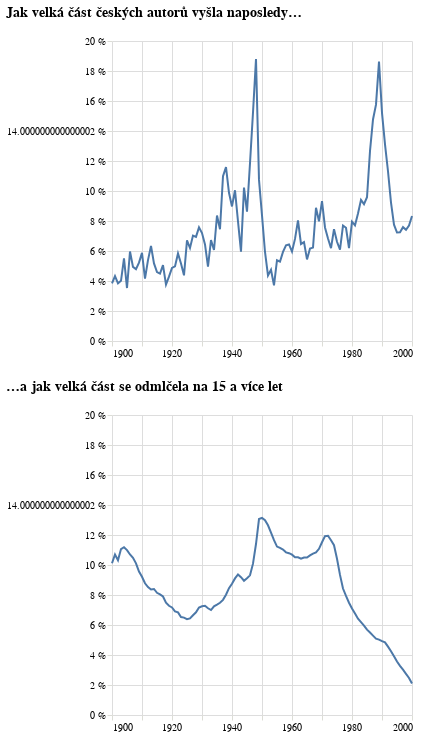

This figure's notebook cell:
### Code cell
smytec = alt.Chart(
    alt_friendly(df_koncici_autorstvo.filter(pl.col("rok").is_between(1900,2000))), width=300, title=alt.Title(["Jak velká část českých autorů vyšla naposledy…"])
).mark_line().encode(
    alt.X("rok:T", title=None, axis=alt.Axis(domainOpacity=0, tickColor='#DCDDD6')), 
    alt.Y("podil:Q", title=None, axis=alt.Axis(orient='left', domainOpacity=0, tickColor='#DCDDD6', labelExpr="datum.label * 100 + ' %'"))
)

pauza15 = alt.Chart(
    alt_friendly(df_100), width=300, title=alt.Title('…a jak velká část se odmlčela na 15 a více let')
).mark_line().encode(
    alt.X("rok:T", title=None, axis=alt.Axis(domainOpacity=0, tickColor='#DCDDD6')), 
    alt.Y("podil_cechu_15", title=None, axis=alt.Axis(orient='left', domainOpacity=0, tickColor='#DCDDD6', labelExpr="datum.label * 100 + ' %'"), 
          scale=alt.Scale(domain=[0,0.2]))
)

alt.vconcat(smytec, pauza15).configure_view(stroke='transparent').resolve_scale(color='independent',x="shared",y='shared')

### Figure 1 — Vega-Lite specification as saved in the notebook (floating-point values rounded to 4 significant figures)
{"config": {"title": {"font": "Noticia Text", "fontSize": 14, "anchor": "start", "lineHeight": 21, "fontWeight": "bolder", "subtitleFont": "Noticia Text", "subtitleFontSize": 12, "subtitleFontWeight": "lighter", "subtitlePadding": 12, "dy": -12}, "axis": {"labelFont": "Asap", "titleFont": "Asap", "fontWeight": "lighter", "titleFontWeight": "lighter", "labelFontSize": 10, "titleFontSize": 10, "labelPadding": 2, "titlePadding": 10, "domainOpacity": 0, "tickColor": "#DCDDD6"}, "legend": {"labelFont": "Asap", "labelFontWeight": "normal", "titleFont": "Asap", "titleFontWeight": "normal", "labelFontSize": 10, "titleFontSize": 10}, "view": {"stroke": "transparent"}}, "vconcat": [{"data": {"name": "data-41603ef286aefd2768796bb39f6f923d"}, "mark": {"type": "line"}, "encoding": {"x": {"axis": {"domainOpacity": 0, "tickColor": "#DCDDD6"}, "field": "rok", "title": null, "type": "temporal"}, "y": {"axis": {"domainOpacity": 0, "labelExpr": "datum.label * 100 + ' %'", "orient": "left", "tickColor": "#DCDDD6"}, "field": "podil", "title": null, "type": "quantitative"}}, "title": {"text": ["Jak velká část českých autorů vyšla naposledy…"]}, "width": 300}, {"data": {"name": "data-1b7766d75918d71ad4a31adde0577b71"}, "mark": {"type": "line"}, "encoding": {"x": {"axis": {"domainOpacity": 0, "tickColor": "#DCDDD6"}, "field": "rok", "title": null, "type": "temporal"}, "y": {"axis": {"domainOpacity": 0, "labelExpr": "datum.label * 100 + ' %'", "orient": "left", "tickColor": "#DCDDD6"}, "field": "podil_cechu_15", "scale": {"domain": [0, 0.2]}, "title": null, "type": "quantitative"}}, "title": {"text": "…a jak velká část se odmlčela na 15 a více let"}, "width": 300}], "resolve": {"scale": {"color": "independent", "x": "shared", "y": "shared"}}, "$schema": "https://vega.github.io/schema/vega-lite/v5.8.0.json", "datasets": {"data-41603ef286aefd2768796bb39f6f923d": [{"rok": "1900-01-01T00:00:00", "skoncilo": 20, "celkem": 521, "podil": 0.03839}, {"rok": "1901-01-01T00:00:00", "skoncilo": 28, "celkem": 648, "podil": 0.04321}, {"rok": "1902-01-01T00:00:00", "skoncilo": 29, "celkem": 755, "podil": 0.03841}, {"rok": "1903-01-01T00:00:00", "skoncilo": 29, "celkem": 723, "podil": 0.04011}, {"rok": "1904-01-01T00:00:00", "skoncilo": 40, "celkem": 727, "podil": 0.05502}, {"rok": "1905-01-01T00:00:00", "skoncilo": 25, "celkem": 708, "podil": 0.03531}, {"rok": "1906-01-01T00:00:00", "skoncilo": 45, "celkem": 754, "podil": 0.05968}, {"rok": "1907-01-01T00:00:00", "skoncilo": 36, "celkem": 729, "podil": 0.04938}, {"rok": "1908-01-01T00:00:00", "skoncilo": 39, "celkem": 814, "podil": 0.04791}, {"rok": "1909-01-01T00:00:00", "skoncilo": 43, "celkem": 823, "podil": 0.05225}, {"rok": "1910-01-01T00:00:00", "skoncilo": 54, "celkem": 919, "podil": 0.05876}, {"rok": "1911-01-01T00:00:00", "skoncilo": 37, "celkem": 890, "podil": 0.04157}, {"rok": "1912-01-01T00:00:00", "skoncilo": 51, "celkem": 946, "podil": 0.05391}, {"rok": "1913-01-01T00:00:00", "skoncilo": 59, "celkem": 931, "podil": 0.06337}, {"rok": "1914-01-01T00:00:00", "skoncilo": 39, "celkem": 754, "podil": 0.05172}, {"rok": "1915-01-01T00:00:00", "skoncilo": 25, "celkem": 544, "podil": 0.04596}, {"rok": "1916-01-01T00:00:00", "skoncilo": 29, "celkem": 645, "podil": 0.04496}, {"rok": "1917-01-01T00:00:00", "skoncilo": 33, "celkem": 652, "podil": 0.05061}, {"rok": "1918-01-01T00:00:00", "skoncilo": 26, "celkem": 692, "podil": 0.03757}, {"rok": "1919-01-01T00:00:00", "skoncilo": 45, "celkem": 1049, "podil": 0.0429}, {"rok": "1920-01-01T00:00:00", "skoncilo": 62, "celkem": 1272, "podil": 0.04874}, {"rok": "1921-01-01T00:00:00", "skoncilo": 62, "celkem": 1247, "podil": 0.04972}, {"rok": "1922-01-01T00:00:00", "skoncilo": 80, "celkem": 1370, "podil": 0.05839}, {"rok": "1923-01-01T00:00:00", "skoncilo": 74, "celkem": 1431, "podil": 0.05171}, {"rok": "1924-01-01T00:00:00", "skoncilo": 67, "celkem": 1530, "podil": 0.04379}, {"rok": "1925-01-01T00:00:00", "skoncilo": 104, "celkem": 1551, "podil": 0.06705}, {"rok": "1926-01-01T00:00:00", "skoncilo": 89, "celkem": 1436, "podil": 0.06198}, {"rok": "1927-01-01T00:00:00", "skoncilo": 98, "celkem": 1395, "podil": 0.07025}, {"rok": "1928-01-01T00:00:00", "skoncilo": 101, "celkem": 1455, "podil": 0.06942}, {"rok": "1929-01-01T00:00:00", "skoncilo": 111, "celkem": 1465, "podil": 0.07577}, {"rok": "1930-01-01T00:00:00", "skoncilo": 116, "celkem": 1611, "podil": 0.072}, {"rok": "1931-01-01T00:00:00", "skoncilo": 95, "celkem": 1475, "podil": 0.06441}, {"rok": "1932-01-01T00:00:00", "skoncilo": 74, "celkem": 1493, "podil": 0.04956}, {"rok": "1933-01-01T00:00:00", "skoncilo": 96, "celkem": 1428, "podil": 0.06723}, {"rok": "1934-01-01T00:00:00", "skoncilo": 92, "celkem": 1516, "podil": 0.06069}, {"rok": "1935-01-01T00:00:00", "skoncilo": 137, "celkem": 1637, "podil": 0.08369}, {"rok": "1936-01-01T00:00:00", "skoncilo": 130, "celkem": 1746, "podil": 0.07446}, {"rok": "1937-01-01T00:00:00", "skoncilo": 198, "celkem": 1801, "podil": 0.1099}, {"rok": "1938-01-01T00:00:00", "skoncilo": 183, "celkem": 1579, "podil": 0.1159}, {"rok": "1939-01-01T00:00:00", "skoncilo": 134, "celkem": 1356, "podil": 0.09882}, {"rok": "1940-01-01T00:00:00", "skoncilo": 143, "celkem": 1594, "podil": 0.08971}, {"rok": "1941-01-01T00:00:00", "skoncilo": 147, "celkem": 1463, "podil": 0.1005}, {"rok": "1942-01-01T00:00:00", "skoncilo": 77, "celkem": 965, "podil": 0.07979}, {"rok": "1943-01-01T00:00:00", "skoncilo": 43, "celkem": 722, "podil": 0.05956}, {"rok": "1944-01-01T00:00:00", "skoncilo": 100, "celkem": 978, "podil": 0.1022}, {"rok": "1945-01-01T00:00:00", "skoncilo": 86, "celkem": 998, "podil": 0.08617}, {"rok": "1946-01-01T00:00:00", "skoncilo": 219, "celkem": 1848, "podil": 0.1185}, {"rok": "1947-01-01T00:00:00", "skoncilo": 300, "celkem": 1969, "podil": 0.1524}, {"rok": "1948-01-01T00:00:00", "skoncilo": 326, "celkem": 1734, "podil": 0.188}, {"rok": "1949-01-01T00:00:00", "skoncilo": 113, "celkem": 1052, "podil": 0.1074}, {"rok": "1950-01-01T00:00:00", "skoncilo": 75, "celkem": 896, "podil": 0.08371}, {"rok": "1951-01-01T00:00:00", "skoncilo": 54, "celkem": 910, "podil": 0.05934}, {"rok": "1952-01-01T00:00:00", "skoncilo": 42, "celkem": 961, "podil": 0.0437}, {"rok": "1953-01-01T00:00:00", "skoncilo": 61, "celkem": 1285, "podil": 0.04747}, {"rok": "1954-01-01T00:00:00", "skoncilo": 56, "celkem": 1509, "podil": 0.03711}, {"rok": "1955-01-01T00:00:00", "skoncilo": 85, "celkem": 1579, "podil": 0.05383}, {"rok": "1956-01-01T00:00:00", "skoncilo": 92, "celkem": 1739, "podil": 0.0529}, {"rok": "1957-01-01T00:00:00", "skoncilo": 101, "celkem": 1700, "podil": 0.05941}, {"rok": "1958-01-01T00:00:00", "skoncilo": 116, "celkem": 1817, "podil": 0.06384}, {"rok": "1959-01-01T00:00:00", "skoncilo": 123, "celkem": 1911, "podil": 0.06436}, {"rok": "1960-01-01T00:00:00", "skoncilo": 117, "celkem": 1963, "podil": 0.0596}, {"rok": "1961-01-01T00:00:00", "skoncilo": 138, "celkem": 2028, "podil": 0.06805}, {"rok": "1962-01-01T00:00:00", "skoncilo": 163, "celkem": 2026, "podil": 0.08045}, {"rok": "1963-01-01T00:00:00", "skoncilo": 136, "celkem": 2102, "podil": 0.0647}, {"rok": "1964-01-01T00:00:00", "skoncilo": 137, "celkem": 2077, "podil": 0.06596}, {"rok": "1965-01-01T00:00:00", "skoncilo": 105, "celkem": 1931, "podil": 0.05438}, {"rok": "1966-01-01T00:00:00", "skoncilo": 129, "celkem": 2093, "podil": 0.06163}, {"rok": "1967-01-01T00:00:00", "skoncilo": 122, "celkem": 1959, "podil": 0.06228}, {"rok": "1968-01-01T00:00:00", "skoncilo": 180, "celkem": 2026, "podil": 0.08885}, {"rok": "1969-01-01T00:00:00", "skoncilo": 164, "celkem": 2055, "podil": 0.07981}, {"rok": "1970-01-01T00:00:00", "skoncilo": 202, "celkem": 2165, "podil": 0.0933}, {"rok": "1971-01-01T00:00:00", "skoncilo": 159, "celkem": 2101, "podil": 0.07568}, {"rok": "1972-01-01T00:00:00", "skoncilo": 143, "celkem": 2092, "podil": 0.06836}, {"rok": "1973-01-01T00:00:00", "skoncilo": 126, "celkem": 2037, "podil": 0.06186}, {"rok": "1974-01-01T00:00:00", "skoncilo": 159, "celkem": 2132, "podil": 0.07458}, {"rok": "1975-01-01T00:00:00", "skoncilo": 140, "celkem": 2116, "podil": 0.06616}, {"rok": "1976-01-01T00:00:00", "skoncilo": 134, "celkem": 2199, "podil": 0.06094}, {"rok": "1977-01-01T00:00:00", "skoncilo": 171, "celkem": 2222, "podil": 0.07696}, {"rok": "1978-01-01T00:00:00", "skoncilo": 171, "celkem": 2266, "podil": 0.07546}, {"rok": "1979-01-01T00:00:00", "skoncilo": 145, "celkem": 2340, "podil": 0.06197}, {"rok": "1980-01-01T00:00:00", "skoncilo": 195, "celkem": 2450, "podil": 0.07959}, {"rok": "1981-01-01T00:00:00", "skoncilo": 177, "celkem": 2294, "podil": 0.07716}, {"rok": "1982-01-01T00:00:00", "skoncilo": 208, "celkem": 2446, "podil": 0.08504}, {"rok": "1983-01-01T00:00:00", "skoncilo": 226, "celkem": 2402, "podil": 0.09409}, {"rok": "1984-01-01T00:00:00", "skoncilo": 235, "celkem": 2576, "podil": 0.09123}, {"rok": "1985-01-01T00:00:00", "skoncilo": 234, "celkem": 2441, "podil": 0.09586}, {"rok": "1986-01-01T00:00:00", "skoncilo": 319, "celkem": 2518, "podil": 0.1267}, {"rok": "1987-01-01T00:00:00", "skoncilo": 380, "celkem": 2573, "podil": 0.1477}, {"rok": "1988-01-01T00:00:00", "skoncilo": 406, "celkem": 2577, "podil": 0.1575}, {"rok": "1989-01-01T00:00:00", "skoncilo": 480, "celkem": 2577, "podil": 0.1863}, {"rok": "1990-01-01T00:00:00", "skoncilo": 395, "celkem": 2597, "podil": 0.1521}, {"rok": "1991-01-01T00:00:00", "skoncilo": 342, "celkem": 2610, "podil": 0.131}, {"rok": "1992-01-01T00:00:00", "skoncilo": 300, "celkem": 2651, "podil": 0.1132}, {"rok": "1993-01-01T00:00:00", "skoncilo": 233, "celkem": 2524, "podil": 0.09231}, {"rok": "1994-01-01T00:00:00", "skoncilo": 204, "celkem": 2631, "podil": 0.07754}, {"rok": "1995-01-01T00:00:00", "skoncilo": 207, "celkem": 2862, "podil": 0.07233}, {"rok": "1996-01-01T00:00:00", "skoncilo": 216, "celkem": 2980, "podil": 0.07248}, {"rok": "1997-01-01T00:00:00", "skoncilo": 240, "celkem": 3162, "podil": 0.0759}, {"rok": "1998-01-01T00:00:00", "skoncilo": 247, "celkem": 3331, "podil": 0.07415}, {"rok": "1999-01-01T00:00:00", "skoncilo": 266, "celkem": 3456, "podil": 0.07697}, {"rok": "2000-01-01T00:00:00", "skoncilo": 303, "celkem": 3636, "podil": 0.08333}], "data-1b7766d75918d71ad4a31adde0577b71": [{"rok": "1900-01-01T00:00:00", "podil_vsech_5": 0.2781, "podil_cechu_5": 0.2315, "podil_vsech_10": 0.1743, "podil_cechu_10": 0.1421, "podil_vsech_15": 0.1243, "podil_cechu_15": 0.1011, "podil_vsech_20": 0.09911, "podil_cechu_20": 0.08326}, {"rok": "1901-01-01T00:00:00", "podil_vsech_5": 0.2756, "podil_cechu_5": 0.227, "podil_vsech_10": 0.177, "podil_cechu_10": 0.1442, "podil_vsech_15": 0.1311, "podil_cechu_15": 0.107, "podil_vsech_20": 0.09962, "podil_cechu_20": 0.08487}, {"rok": "1902-01-01T00:00:00", "podil_vsech_5": 0.2688, "podil_cechu_5": 0.2217, "podil_vsech_10": 0.1681, "podil_cechu_10": 0.1382, "podil_vsech_15": 0.1271, "podil_cechu_15": 0.1032, "podil_vsech_20": 0.0937, "podil_cechu_20": 0.07917}, {"rok": "1903-01-01T00:00:00", "podil_vsech_5": 0.2778, "podil_cechu_5": 0.2306, "podil_vsech_10": 0.1684, "podil_cechu_10": 0.1371, "podil_vsech_15": 0.1349, "podil_cechu_15": 0.1106, "podil_vsech_20": 0.0967, "podil_cechu_20": 0.07997}, {"rok": "1904-01-01T00:00:00", "podil_vsech_5": 0.2814, "podil_cechu_5": 0.2369, "podil_vsech_10": 0.171, "podil_cechu_10": 0.142, "podil_vsech_15": 0.135, "podil_cechu_15": 0.1119, "podil_vsech_20": 0.09235, "podil_cechu_20": 0.07493}, {"rok": "1905-01-01T00:00:00", "podil_vsech_5": 0.2735, "podil_cechu_5": 0.2328, "podil_vsech_10": 0.1781, "podil_cechu_10": 0.1485, "podil_vsech_15": 0.1323, "podil_cechu_15": 0.1099, "podil_vsech_20": 0.09074, "podil_cechu_20": 0.0734}, {"rok": "1906-01-01T00:00:00", "podil_vsech_5": 0.2678, "podil_cechu_5": 0.2285, "podil_vsech_10": 0.1833, "podil_cechu_10": 0.1535, "podil_vsech_15": 0.1278, "podil_cechu_15": 0.107, "podil_vsech_20": 0.08522, "podil_cechu_20": 0.0707}, {"rok": "1907-01-01T00:00:00", "podil_vsech_5": 0.2653, "podil_cechu_5": 0.2275, "podil_vsech_10": 0.1897, "podil_cechu_10": 0.1575, "podil_vsech_15": 0.1271, "podil_cechu_15": 0.1048, "podil_vsech_20": 0.08096, "podil_cechu_20": 0.06809}, {"rok": "1908-01-01T00:00:00", "podil_vsech_5": 0.2564, "podil_cechu_5": 0.2191, "podil_vsech_10": 0.1889, "podil_cechu_10": 0.16, "podil_vsech_15": 0.1235, "podil_cechu_15": 0.1011, "podil_vsech_20": 0.07701, "podil_cechu_20": 0.06671}, {"rok": "1909-01-01T00:00:00", "podil_vsech_5": 0.2596, "podil_cechu_5": 0.2259, "podil_vsech_10": 0.1888, "podil_cechu_10": 0.1595, "podil_vsech_15": 0.1178, "podil_cechu_15": 0.09568, "podil_vsech_20": 0.07392, "podil_cechu_20": 0.0635}, {"rok": "1910-01-01T00:00:00", "podil_vsech_5": 0.2729, "podil_cechu_5": 0.2395, "podil_vsech_10": 0.1852, "podil_cechu_10": 0.1571, "podil_vsech_15": 0.1129, "podil_cechu_15": 0.09217, "podil_vsech_20": 0.07258, "podil_cechu_20": 0.06182}, {"rok": "1911-01-01T00:00:00", "podil_vsech_5": 0.2922, "podil_cechu_5": 0.257, "podil_vsech_10": 0.1809, "podil_cechu_10": 0.1556, "podil_vsech_15": 0.1065, "podil_cechu_15": 0.08782, "podil_vsech_20": 0.06983, "podil_cechu_20": 0.05997}, {"rok": "1912-01-01T00:00:00", "podil_vsech_5": 0.3097, "podil_cechu_5": 0.2706, "podil_vsech_10": 0.1771, "podil_cechu_10": 0.1483, "podil_vsech_15": 0.1016, "podil_cechu_15": 0.08528, "podil_vsech_20": 0.07051, "podil_cechu_20": 0.06143}, {"rok": "1913-01-01T00:00:00", "podil_vsech_5": 0.3268, "podil_cechu_5": 0.2877, "podil_vsech_10": 0.1757, "podil_cechu_10": 0.1471, "podil_vsech_15": 0.09826, "podil_cechu_15": 0.08367, "podil_vsech_20": 0.07027, "podil_cechu_20": 0.06119}, {"rok": "1914-01-01T00:00:00", "podil_vsech_5": 0.3318, "podil_cechu_5": 0.2953, "podil_vsech_10": 0.1722, "podil_cechu_10": 0.1415, "podil_vsech_15": 0.09946, "podil_cechu_15": 0.08402, "podil_vsech_20": 0.07235, "podil_cechu_20": 0.06229}, {"rok": "1915-01-01T00:00:00", "podil_vsech_5": 0.3132, "podil_cechu_5": 0.2787, "podil_vsech_10": 0.1614, "podil_cechu_10": 0.1318, "podil_vsech_15": 0.09591, "podil_cechu_15": 0.08148, "podil_vsech_20": 0.07244, "podil_cechu_20": 0.06117}, {"rok": "1916-01-01T00:00:00", "podil_vsech_5": 0.2833, "podil_cechu_5": 0.252, "podil_vsech_10": 0.1477, "podil_cechu_10": 0.1232, "podil_vsech_15": 0.09257, "podil_cechu_15": 0.08045, "podil_vsech_20": 0.06979, "podil_cechu_20": 0.05929}, {"rok": "1917-01-01T00:00:00", "podil_vsech_5": 0.2582, "podil_cechu_5": 0.2246, "podil_vsech_10": 0.1365, "podil_cechu_10": 0.1162, "podil_vsech_15": 0.0908, "podil_cechu_15": 0.07898, "podil_vsech_20": 0.0677, "podil_cechu_20": 0.05752}, {"rok": "1918-01-01T00:00:00", "podil_vsech_5": 0.2398, "podil_cechu_5": 0.2062, "podil_vsech_10": 0.1282, "podil_cechu_10": 0.1112, "podil_vsech_15": 0.08697, "podil_cechu_15": 0.07485, "podil_vsech_20": 0.06601, "podil_cechu_20": 0.05513}, {"rok": "1919-01-01T00:00:00", "podil_vsech_5": 0.2229, "podil_cechu_5": 0.1876, "podil_vsech_10": 0.1208, "podil_cechu_10": 0.1032, "podil_vsech_15": 0.08546, "podil_cechu_15": 0.07281, "podil_vsech_20": 0.06556, "podil_cechu_20": 0.05345}, {"rok": "1920-01-01T00:00:00", "podil_vsech_5": 0.2098, "podil_cechu_5": 0.1771, "podil_vsech_10": 0.1172, "podil_cechu_10": 0.09985, "podil_vsech_15": 0.08543, "podil_cechu_15": 0.07172, "podil_vsech_20": 0.06507, "podil_cechu_20": 0.0512}, {"rok": "1921-01-01T00:00:00", "podil_vsech_5": 0.2007, "podil_cechu_5": 0.1718, "podil_vsech_10": 0.1155, "podil_cechu_10": 0.09903, "podil_vsech_15": 0.08333, "podil_cechu_15": 0.06912, "podil_vsech_20": 0.06314, "podil_cechu_20": 0.05012}, {"rok": "1922-01-01T00:00:00", "podil_vsech_5": 0.1937, "podil_cechu_5": 0.1687, "podil_vsech_10": 0.1154, "podil_cechu_10": 0.09799, "podil_vsech_15": 0.08292, "podil_cechu_15": 0.06838, "podil_vsech_20": 0.06462, "podil_cechu_20": 0.05143}, {"rok": "1923-01-01T00:00:00", "podil_vsech_5": 0.1896, "podil_cechu_5": 0.1669, "podil_vsech_10": 0.1149, "podil_cechu_10": 0.09766, "podil_vsech_15": 0.08057, "podil_cechu_15": 0.06529, "podil_vsech_20": 0.06531, "podil_cechu_20": 0.05182}, {"rok": "1924-01-01T00:00:00", "podil_vsech_5": 0.1847, "podil_cechu_5": 0.1647, "podil_vsech_10": 0.1152, "podil_cechu_10": 0.09946, "podil_vsech_15": 0.08058, "podil_cechu_15": 0.06493, "podil_vsech_20": 0.0663, "podil_cechu_20": 0.0518}, {"rok": "1925-01-01T00:00:00", "podil_vsech_5": 0.1829, "podil_cechu_5": 0.1651, "podil_vsech_10": 0.1178, "podil_cechu_10": 0.1013, "podil_vsech_15": 0.08068, "podil_cechu_15": 0.06385, "podil_vsech_20": 0.06693, "podil_cechu_20": 0.05263}, {"rok": "1926-01-01T00:00:00", "podil_vsech_5": 0.1885, "podil_cechu_5": 0.1712, "podil_vsech_10": 0.1204, "podil_cechu_10": 0.102, "podil_vsech_15": 0.08307, "podil_cechu_15": 0.06439, "podil_vsech_20": 0.06958, "podil_cechu_20": 0.05291}, {"rok": "1927-01-01T00:00:00", "podil_vsech_5": 0.1976, "podil_cechu_5": 0.1768, "podil_vsech_10": 0.1216, "podil_cechu_10": 0.09966, "podil_vsech_15": 0.08757, "podil_cechu_15": 0.06649, "podil_vsech_20": 0.06993, "podil_cechu_20": 0.05039}, {"rok": "1928-01-01T00:00:00", "podil_vsech_5": 0.2035, "podil_cechu_5": 0.1778, "podil_vsech_10": 0.1224, "podil_cechu_10": 0.09533, "podil_vsech_15": 0.09387, "podil_cechu_15": 0.06845, "podil_vsech_20": 0.07133, "podil_cechu_20": 0.04907}, {"rok": "1929-01-01T00:00:00", "podil_vsech_5": 0.2052, "podil_cechu_5": 0.1777, "podil_vsech_10": 0.1241, "podil_cechu_10": 0.09585, "podil_vsech_15": 0.09888, "podil_cechu_15": 0.0717, "podil_vsech_20": 0.07374, "podil_cechu_20": 0.05089}, {"rok": "1930-01-01T00:00:00", "podil_vsech_5": 0.2087, "podil_cechu_5": 0.1762, "podil_vsech_10": 0.1249, "podil_cechu_10": 0.09313, "podil_vsech_15": 0.1025, "podil_cechu_15": 0.0725, "podil_vsech_20": 0.07632, "podil_cechu_20": 0.05217}, {"rok": "1931-01-01T00:00:00", "podil_vsech_5": 0.2083, "podil_cechu_5": 0.1736, "podil_vsech_10": 0.1291, "podil_cechu_10": 0.0962, "podil_vsech_15": 0.1042, "podil_cechu_15": 0.07279, "podil_vsech_20": 0.08069, "podil_cechu_20": 0.05552}, {"rok": "1932-01-01T00:00:00", "podil_vsech_5": 0.2054, "podil_cechu_5": 0.1687, "podil_vsech_10": 0.1373, "podil_cechu_10": 0.1024, "podil_vsech_15": 0.1037, "podil_cechu_15": 0.07116, "podil_vsech_20": 0.08617, "podil_cechu_20": 0.05937}, {"rok": "1933-01-01T00:00:00", "podil_vsech_5": 0.2029, "podil_cechu_5": 0.1651, "podil_vsech_10": 0.1442, "podil_cechu_10": 0.1078, "podil_vsech_15": 0.101, "podil_cechu_15": 0.06999, "podil_vsech_20": 0.08669, "podil_cechu_20": 0.05949}, {"rok": "1934-01-01T00:00:00", "podil_vsech_5": 0.205, "podil_cechu_5": 0.1666, "podil_vsech_10": 0.1513, "podil_cechu_10": 0.1134, "podil_vsech_15": 0.104, "podil_cechu_15": 0.07249, "podil_vsech_20": 0.08884, "podil_cechu_20": 0.06148}, {"rok": "1935-01-01T00:00:00", "podil_vsech_5": 0.2015, "podil_cechu_5": 0.1607, "podil_vsech_10": 0.1553, "podil_cechu_10": 0.1147, "podil_vsech_15": 0.1069, "podil_cechu_15": 0.07363, "podil_vsech_20": 0.09133, "podil_cechu_20": 0.06212}, {"rok": "1936-01-01T00:00:00", "podil_vsech_5": 0.2007, "podil_cechu_5": 0.158, "podil_vsech_10": 0.152, "podil_cechu_10": 0.1112, "podil_vsech_15": 0.1089, "podil_cechu_15": 0.07483, "podil_vsech_20": 0.09318, "podil_cechu_20": 0.06348}, {"rok": "1937-01-01T00:00:00", "podil_vsech_5": 0.2142, "podil_cechu_5": 0.1704, "podil_vsech_10": 0.1434, "podil_cechu_10": 0.1027, "podil_vsech_15": 0.1108, "podil_cechu_15": 0.07675, "podil_vsech_20": 0.0941, "podil_cechu_20": 0.06497}, {"rok": "1938-01-01T00:00:00", "podil_vsech_5": 0.2415, "podil_cechu_5": 0.1931, "podil_vsech_10": 0.1432, "podil_cechu_10": 0.1016, "podil_vsech_15": 0.117, "podil_cechu_15": 0.08018, "podil_vsech_20": 0.0977, "podil_cechu_20": 0.0683}, {"rok": "1939-01-01T00:00:00", "podil_vsech_5": 0.2683, "podil_cechu_5": 0.2167, "podil_vsech_10": 0.1489, "podil_cechu_10": 0.1053, "podil_vsech_15": 0.1232, "podil_cechu_15": 0.08454, "podil_vsech_20": 0.1009, "podil_cechu_20": 0.0709}, {"rok": "1940-01-01T00:00:00", "podil_vsech_5": 0.2721, "podil_cechu_5": 0.2204, "podil_vsech_10": 0.1517, "podil_cechu_10": 0.1091, "podil_vsech_15": 0.1265, "podil_cechu_15": 0.08754, "podil_vsech_20": 0.1039, "podil_cechu_20": 0.07398}, {"rok": "1941-01-01T00:00:00", "podil_vsech_5": 0.2537, "podil_cechu_5": 0.2048, "podil_vsech_10": 0.1553, "podil_cechu_10": 0.114, "podil_vsech_15": 0.1284, "podil_cechu_15": 0.09107, "podil_vsech_20": 0.1062, "podil_cechu_20": 0.07688}, {"rok": "1942-01-01T00:00:00", "podil_vsech_5": 0.2233, "podil_cechu_5": 0.1745, "podil_vsech_10": 0.1598, "podil_cechu_10": 0.1176, "podil_vsech_15": 0.1313, "podil_cechu_15": 0.09372, "podil_vsech_20": 0.11, "podil_cechu_20": 0.07978}, {"rok": "1943-01-01T00:00:00", "podil_vsech_5": 0.2001, "podil_cechu_5": 0.1531, "podil_vsech_10": 0.1595, "podil_cechu_10": 0.1165, "podil_vsech_15": 0.1278, "podil_cechu_15": 0.09186, "podil_vsech_20": 0.1101, "podil_cechu_20": 0.08036}, {"rok": "1944-01-01T00:00:00", "podil_vsech_5": 0.1933, "podil_cechu_5": 0.1466, "podil_vsech_10": 0.1566, "podil_cechu_10": 0.1138, "podil_vsech_15": 0.1238, "podil_cechu_15": 0.08951, "podil_vsech_20": 0.1093, "podil_cechu_20": 0.07941}, {"rok": "1945-01-01T00:00:00", "podil_vsech_5": 0.1916, "podil_cechu_5": 0.1467, "podil_vsech_10": 0.1557, "podil_cechu_10": 0.114, "podil_vsech_15": 0.1239, "podil_cechu_15": 0.09115, "podil_vsech_20": 0.1089, "podil_cechu_20": 0.08042}, {"rok": "1946-01-01T00:00:00", "podil_vsech_5": 0.1931, "podil_cechu_5": 0.1506, "podil_vsech_10": 0.1551, "podil_cechu_10": 0.1153, "podil_vsech_15": 0.1241, "podil_cechu_15": 0.0931, "podil_vsech_20": 0.1098, "podil_cechu_20": 0.08263}, {"rok": "1947-01-01T00:00:00", "podil_vsech_5": 0.2076, "podil_cechu_5": 0.1667, "podil_vsech_10": 0.1626, "podil_cechu_10": 0.1243, "podil_vsech_15": 0.1313, "podil_cechu_15": 0.1009, "podil_vsech_20": 0.1153, "podil_cechu_20": 0.08905}, {"rok": "1948-01-01T00:00:00", "podil_vsech_5": 0.2325, "podil_cechu_5": 0.1915, "podil_vsech_10": 0.1744, "podil_cechu_10": 0.1378, "podil_vsech_15": 0.1449, "podil_cechu_15": 0.114, "podil_vsech_20": 0.1256, "podil_cechu_20": 0.1002}, {"rok": "1949-01-01T00:00:00", "podil_vsech_5": 0.2641, "podil_cechu_5": 0.2202, "podil_vsech_10": 0.1923, "podil_cechu_10": 0.1553, "podil_vsech_15": 0.1633, "podil_cechu_15": 0.1306, "podil_vsech_20": 0.1368, "podil_cechu_20": 0.1119}, {"rok": "1950-01-01T00:00:00", "podil_vsech_5": 0.2648, "podil_cechu_5": 0.2216, "podil_vsech_10": 0.1901, "podil_cechu_10": 0.1545, "podil_vsech_15": 0.1619, "podil_cechu_15": 0.1314, "podil_vsech_20": 0.1317, "podil_cechu_20": 0.1089}, {"rok": "1951-01-01T00:00:00", "podil_vsech_5": 0.2556, "podil_cechu_5": 0.2148, "podil_vsech_10": 0.1854, "podil_cechu_10": 0.1528, "podil_vsech_15": 0.1574, "podil_cechu_15": 0.1299, "podil_vsech_20": 0.1269, "podil_cechu_20": 0.1071}, {"rok": "1952-01-01T00:00:00", "podil_vsech_5": 0.2437, "podil_cechu_5": 0.2046, "podil_vsech_10": 0.1818, "podil_cechu_10": 0.1507, "podil_vsech_15": 0.1524, "podil_cechu_15": 0.1265, "podil_vsech_20": 0.1237, "podil_cechu_20": 0.1052}, {"rok": "1953-01-01T00:00:00", "podil_vsech_5": 0.2283, "podil_cechu_5": 0.1923, "podil_vsech_10": 0.1762, "podil_cechu_10": 0.1461, "podil_vsech_15": 0.146, "podil_cechu_15": 0.1216, "podil_vsech_20": 0.1206, "podil_cechu_20": 0.1031}, {"rok": "1954-01-01T00:00:00", "podil_vsech_5": 0.2187, "podil_cechu_5": 0.186, "podil_vsech_10": 0.1714, "podil_cechu_10": 0.1424, "podil_vsech_15": 0.1393, "podil_cechu_15": 0.1165, "podil_vsech_20": 0.1175, "podil_cechu_20": 0.1011}, {"rok": "1955-01-01T00:00:00", "podil_vsech_5": 0.2168, "podil_cechu_5": 0.1856, "podil_vsech_10": 0.1689, "podil_cechu_10": 0.1417, "podil_vsech_15": 0.1336, "podil_cechu_15": 0.1123, "podil_vsech_20": 0.1144, "podil_cechu_20": 0.09901}, {"rok": "1956-01-01T00:00:00", "podil_vsech_5": 0.2148, "podil_cechu_5": 0.1858, "podil_vsech_10": 0.1656, "podil_cechu_10": 0.1397, "podil_vsech_15": 0.1307, "podil_cechu_15": 0.1114, "podil_vsech_20": 0.1125, "podil_cechu_20": 0.09792}, {"rok": "1957-01-01T00:00:00", "podil_vsech_5": 0.2157, "podil_cechu_5": 0.1884, "podil_vsech_10": 0.1631, "podil_cechu_10": 0.1383, "podil_vsech_15": 0.1284, "podil_cechu_15": 0.1103, "podil_vsech_20": 0.11, "podil_cechu_20": 0.09663}, {"rok": "1958-01-01T00:00:00", "podil_vsech_5": 0.2143, "podil_cechu_5": 0.1881, "podil_vsech_10": 0.1607, "podil_cechu_10": 0.1373, "podil_vsech_15": 0.1259, "podil_cechu_15": 0.1084, "podil_vsech_20": 0.1079, "podil_cechu_20": 0.09508}, {"rok": "1959-01-01T00:00:00", "podil_vsech_5": 0.2164, "podil_cechu_5": 0.1903, "podil_vsech_10": 0.1573, "podil_cechu_10": 0.1357, "podil_vsech_15": 0.1238, "podil_cechu_15": 0.1079, "podil_vsech_20": 0.1067, "podil_cechu_20": 0.09435}, {"rok": "1960-01-01T00:00:00", "podil_vsech_5": 0.217, "podil_cechu_5": 0.1923, "podil_vsech_10": 0.1526, "podil_cechu_10": 0.1316, "podil_vsech_15": 0.1216, "podil_cechu_15": 0.1069, "podil_vsech_20": 0.1047, "podil_cechu_20": 0.09322}, {"rok": "1961-01-01T00:00:00", "podil_vsech_5": 0.2165, "podil_cechu_5": 0.1914, "podil_vsech_10": 0.151, "podil_cechu_10": 0.1303, "podil_vsech_15": 0.1193, "podil_cechu_15": 0.1051, "podil_vsech_20": 0.1035, "podil_cechu_20": 0.09254}, {"rok": "1962-01-01T00:00:00", "podil_vsech_5": 0.2163, "podil_cechu_5": 0.1905, "podil_vsech_10": 0.1503, "podil_cechu_10": 0.1309, "podil_vsech_15": 0.1182, "podil_cechu_15": 0.1051, "podil_vsech_20": 0.1024, "podil_cechu_20": 0.09148}, {"rok": "1963-01-01T00:00:00", "podil_vsech_5": 0.2145, "podil_cechu_5": 0.1896, "podil_vsech_10": 0.1484, "podil_cechu_10": 0.1293, "podil_vsech_15": 0.117, "podil_cechu_15": 0.1042, "podil_vsech_20": 0.1003, "podil_cechu_20": 0.08952}, {"rok": "1964-01-01T00:00:00", "podil_vsech_5": 0.2159, "podil_cechu_5": 0.193, "podil_vsech_10": 0.1483, "podil_cechu_10": 0.1311, "podil_vsech_15": 0.1167, "podil_cechu_15": 0.105, "podil_vsech_20": 0.09963, "podil_cechu_20": 0.08915}, {"rok": "1965-01-01T00:00:00", "podil_vsech_5": 0.2151, "podil_cechu_5": 0.1927, "podil_vsech_10": 0.1481, "podil_cechu_10": 0.1325, "podil_vsech_15": 0.1165, "podil_cechu_15": 0.105, "podil_vsech_20": 0.0993, "podil_cechu_20": 0.08846}, {"rok": "1966-01-01T00:00:00", "podil_vsech_5": 0.2138, "podil_cechu_5": 0.192, "podil_vsech_10": 0.1492, "podil_cechu_10": 0.1342, "podil_vsech_15": 0.1179, "podil_cechu_15": 0.1064, "podil_vsech_20": 0.09968, "podil_cechu_20": 0.08899}, {"rok": "1967-01-01T00:00:00", "podil_vsech_5": 0.2144, "podil_cechu_5": 0.1942, "podil_vsech_10": 0.1498, "podil_cechu_10": 0.1358, "podil_vsech_15": 0.1188, "podil_cechu_15": 0.1076, "podil_vsech_20": 0.1, "podil_cechu_20": 0.08942}, {"rok": "1968-01-01T00:00:00", "podil_vsech_5": 0.2167, "podil_cechu_5": 0.197, "podil_vsech_10": 0.1518, "podil_cechu_10": 0.1384, "podil_vsech_15": 0.1198, "podil_cechu_15": 0.1084, "podil_vsech_20": 0.1013, "podil_cechu_20": 0.09084}, {"rok": "1969-01-01T00:00:00", "podil_vsech_5": 0.2181, "podil_cechu_5": 0.2, "podil_vsech_10": 0.1535, "podil_cechu_10": 0.1408, "podil_vsech_15": 0.1221, "podil_cechu_15": 0.1108, "podil_vsech_20": 0.1033, "podil_cechu_20": 0.09326}, {"rok": "1970-01-01T00:00:00", "podil_vsech_5": 0.2221, "podil_cechu_5": 0.2062, "podil_vsech_10": 0.1572, "podil_cechu_10": 0.1441, "podil_vsech_15": 0.1271, "podil_cechu_15": 0.1151, "podil_vsech_20": 0.1011, "podil_cechu_20": 0.09075}, {"rok": "1971-01-01T00:00:00", "podil_vsech_5": 0.2291, "podil_cechu_5": 0.2134, "podil_vsech_10": 0.1642, "podil_cechu_10": 0.1504, "podil_vsech_15": 0.132, "podil_cechu_15": 0.1192, "podil_vsech_20": 0.09476, "podil_cechu_20": 0.08519}, {"rok": "1972-01-01T00:00:00", "podil_vsech_5": 0.2318, "podil_cechu_5": 0.2153, "podil_vsech_10": 0.1672, "podil_cechu_10": 0.152, "podil_vsech_15": 0.133, "podil_cechu_15": 0.1195, "podil_vsech_20": 0.08667, "podil_cechu_20": 0.07818}, {"rok": "1973-01-01T00:00:00", "podil_vsech_5": 0.2268, "podil_cechu_5": 0.2107, "podil_vsech_10": 0.1639, "podil_cechu_10": 0.1482, "podil_vsech_15": 0.13, "podil_cechu_15": 0.1165, "podil_vsech_20": 0.08012, "podil_cechu_20": 0.07256}, {"rok": "1974-01-01T00:00:00", "podil_vsech_5": 0.2241, "podil_cechu_5": 0.2085, "podil_vsech_10": 0.16, "podil_cechu_10": 0.1446, "podil_vsech_15": 0.1263, "podil_cechu_15": 0.1132, "podil_vsech_20": 0.07436, "podil_cechu_20": 0.06764}, {"rok": "1975-01-01T00:00:00", "podil_vsech_5": 0.2198, "podil_cechu_5": 0.2032, "podil_vsech_10": 0.1569, "podil_cechu_10": 0.141, "podil_vsech_15": 0.1174, "podil_cechu_15": 0.1042, "podil_vsech_20": 0.06953, "podil_cechu_20": 0.06294}, {"rok": "1976-01-01T00:00:00", "podil_vsech_5": 0.2168, "podil_cechu_5": 0.2006, "podil_vsech_10": 0.1529, "podil_cechu_10": 0.1374, "podil_vsech_15": 0.1052, "podil_cechu_15": 0.09341, "podil_vsech_20": 0.06412, "podil_cechu_20": 0.05867}, {"rok": "1977-01-01T00:00:00", "podil_vsech_5": 0.2127, "podil_cechu_5": 0.1959, "podil_vsech_10": 0.1502, "podil_cechu_10": 0.1346, "podil_vsech_15": 0.09464, "podil_cechu_15": 0.08432, "podil_vsech_20": 0.06082, "podil_cechu_20": 0.0557}, {"rok": "1978-01-01T00:00:00", "podil_vsech_5": 0.2097, "podil_cechu_5": 0.1918, "podil_vsech_10": 0.1477, "podil_cechu_10": 0.132, "podil_vsech_15": 0.08846, "podil_cechu_15": 0.07941, "podil_vsech_20": 0.05779, "podil_cechu_20": 0.05318}, {"rok": "1979-01-01T00:00:00", "podil_vsech_5": 0.2043, "podil_cechu_5": 0.1867, "podil_vsech_10": 0.1433, "podil_cechu_10": 0.1283, "podil_vsech_15": 0.08274, "podil_cechu_15": 0.07484, "podil_vsech_20": 0.05535, "podil_cechu_20": 0.05118}, {"rok": "1980-01-01T00:00:00", "podil_vsech_5": 0.2016, "podil_cechu_5": 0.1852, "podil_vsech_10": 0.1342, "podil_cechu_10": 0.1202, "podil_vsech_15": 0.07811, "podil_cechu_15": 0.071, "podil_vsech_20": 0.05172, "podil_cechu_20": 0.04831}, {"rok": "1981-01-01T00:00:00", "podil_vsech_5": 0.1986, "podil_cechu_5": 0.1826, "podil_vsech_10": 0.1229, "podil_cechu_10": 0.1103, "podil_vsech_15": 0.07347, "podil_cechu_15": 0.06761, "podil_vsech_20": 0.04933, "podil_cechu_20": 0.04628}, {"rok": "1982-01-01T00:00:00", "podil_vsech_5": 0.1944, "podil_cechu_5": 0.1782, "podil_vsech_10": 0.1123, "podil_cechu_10": 0.101, "podil_vsech_15": 0.06995, "podil_cechu_15": 0.0642, "podil_vsech_20": 0.04678, "podil_cechu_20": 0.04359}, {"rok": "1983-01-01T00:00:00", "podil_vsech_5": 0.1891, "podil_cechu_5": 0.1745, "podil_vsech_10": 0.1061, "podil_cechu_10": 0.09702, "podil_vsech_15": 0.06684, "podil_cechu_15": 0.0619, "podil_vsech_20": 0.04434, "podil_cechu_20": 0.04147}, {"rok": "1984-01-01T00:00:00", "podil_vsech_5": 0.1838, "podil_cechu_5": 0.17, "podil_vsech_10": 0.1019, "podil_cechu_10": 0.09393, "podil_vsech_15": 0.06435, "podil_cechu_15": 0.05964, "podil_vsech_20": 0.0426, "podil_cechu_20": 0.03977}, {"rok": "1985-01-01T00:00:00", "podil_vsech_5": 0.1722, "podil_cechu_5": 0.1588, "podil_vsech_10": 0.09719, "podil_cechu_10": 0.09008, "podil_vsech_15": 0.06084, "podil_cechu_15": 0.05688, "podil_vsech_20": 0.04091, "podil_cechu_20": 0.03828}, {"rok": "1986-01-01T00:00:00", "podil_vsech_5": 0.1616, "podil_cechu_5": 0.1486, "podil_vsech_10": 0.09363, "podil_cechu_10": 0.08767, "podil_vsech_15": 0.05876, "podil_cechu_15": 0.05503, "podil_vsech_20": 0.03909, "podil_cechu_20": 0.03657}, {"rok": "1987-01-01T00:00:00", "podil_vsech_5": 0.1546, "podil_cechu_5": 0.1438, "podil_vsech_10": 0.09133, "podil_cechu_10": 0.08578, "podil_vsech_15": 0.05668, "podil_cechu_15": 0.05295, "podil_vsech_20": 0.03662, "podil_cechu_20": 0.03406}, {"rok": "1988-01-01T00:00:00", "podil_vsech_5": 0.1517, "podil_cechu_5": 0.1432, "podil_vsech_10": 0.08892, "podil_cechu_10": 0.08385, "podil_vsech_15": 0.05477, "podil_cechu_15": 0.05094, "podil_vsech_20": 0.03472, "podil_cechu_20": 0.03194}, {"rok": "1989-01-01T00:00:00", "podil_vsech_5": 0.151, "podil_cechu_5": 0.1436, "podil_vsech_10": 0.08807, "podil_cechu_10": 0.08289, "podil_vsech_15": 0.05405, "podil_cechu_15": 0.05028, "podil_vsech_20": 0.03302, "podil_cechu_20": 0.03032}, {"rok": "1990-01-01T00:00:00", "podil_vsech_5": 0.1513, "podil_cechu_5": 0.1455, "podil_vsech_10": 0.08673, "podil_cechu_10": 0.08249, "podil_vsech_15": 0.05258, "podil_cechu_15": 0.04922, "podil_vsech_20": 0.03115, "podil_cechu_20": 0.0286}, {"rok": "1991-01-01T00:00:00", "podil_vsech_5": 0.1504, "podil_cechu_5": 0.1464, "podil_vsech_10": 0.08595, "podil_cechu_10": 0.08263, "podil_vsech_15": 0.05125, "podil_cechu_15": 0.04845, "podil_vsech_20": 0.0288, "podil_cechu_20": 0.02696}, {"rok": "1992-01-01T00:00:00", "podil_vsech_5": 0.1476, "podil_cechu_5": 0.1444, "podil_vsech_10": 0.08314, "podil_cechu_10": 0.08012, "podil_vsech_15": 0.04825, "podil_cechu_15": 0.04559, "podil_vsech_20": 0.02604, "podil_cechu_20": 0.02451}, {"rok": "1993-01-01T00:00:00", "podil_vsech_5": 0.1453, "podil_cechu_5": 0.142, "podil_vsech_10": 0.07933, "podil_cechu_10": 0.07651, "podil_vsech_15": 0.04493, "podil_cechu_15": 0.04252, "podil_vsech_20": 0.02316, "podil_cechu_20": 0.02168}, {"rok": "1994-01-01T00:00:00", "podil_vsech_5": 0.1409, "podil_cechu_5": 0.1377, "podil_vsech_10": 0.07555, "podil_cechu_10": 0.07274, "podil_vsech_15": 0.04153, "podil_cechu_15": 0.03914, "podil_vsech_20": 0.02043, "podil_cechu_20": 0.01902}, {"rok": "1995-01-01T00:00:00", "podil_vsech_5": 0.1342, "podil_cechu_5": 0.1313, "podil_vsech_10": 0.0714, "podil_cechu_10": 0.06827, "podil_vsech_15": 0.03809, "podil_cechu_15": 0.03567, "podil_vsech_20": 0.01778, "podil_cechu_20": 0.01632}, {"rok": "1996-01-01T00:00:00", "podil_vsech_5": 0.1315, "podil_cechu_5": 0.128, "podil_vsech_10": 0.06845, "podil_cechu_10": 0.06533, "podil_vsech_15": 0.03477, "podil_cechu_15": 0.03272, "podil_vsech_20": 0.01536, "podil_cechu_20": 0.01366}, {"rok": "1997-01-01T00:00:00", "podil_vsech_5": 0.1293, "podil_cechu_5": 0.1235, "podil_vsech_10": 0.06552, "podil_cechu_10": 0.06097, "podil_vsech_15": 0.03249, "podil_cechu_15": 0.03019, "podil_vsech_20": 0.01319, "podil_cechu_20": 0.01162}, {"rok": "1998-01-01T00:00:00", "podil_vsech_5": 0.125, "podil_cechu_5": 0.118, "podil_vsech_10": 0.06255, "podil_cechu_10": 0.05709, "podil_vsech_15": 0.03009, "podil_cechu_15": 0.02748, "podil_vsech_20": 0.01143, "podil_cechu_20": 0.009893}, {"rok": "1999-01-01T00:00:00", "podil_vsech_5": 0.1211, "podil_cechu_5": 0.1136, "podil_vsech_10": 0.05864, "podil_cechu_10": 0.05356, "podil_vsech_15": 0.02732, "podil_cechu_15": 0.02471, "podil_vsech_20": 0.009181, "podil_cechu_20": 0.007929}, {"rok": "2000-01-01T00:00:00", "podil_vsech_5": 0.1158, "podil_cechu_5": 0.1077, "podil_vsech_10": 0.05424, "podil_cechu_10": 0.04923, "podil_vsech_15": 0.02375, "podil_cechu_15": 0.02095, "podil_vsech_20": 0.00709, "podil_cechu_20": 0.00608}]}}
